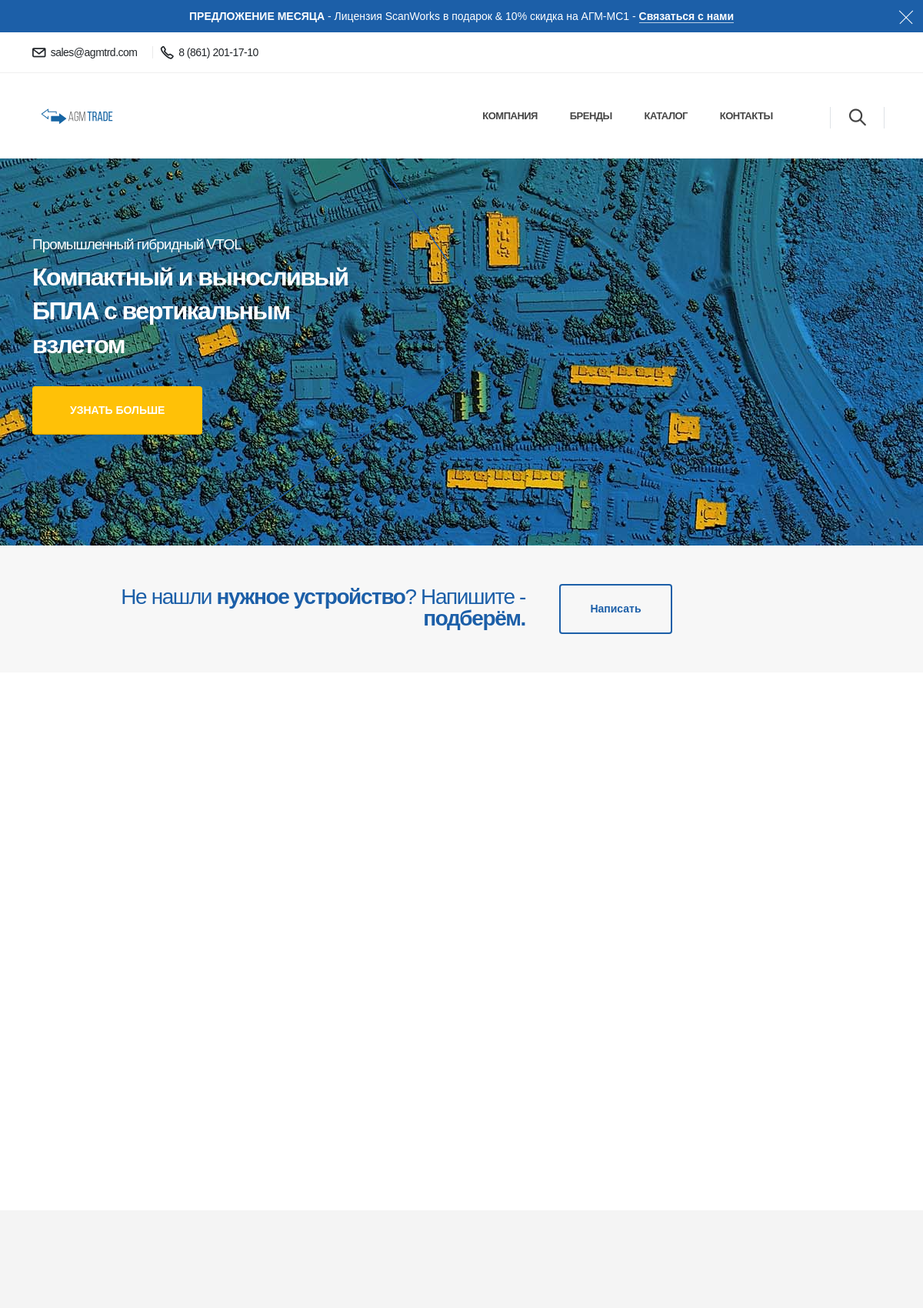
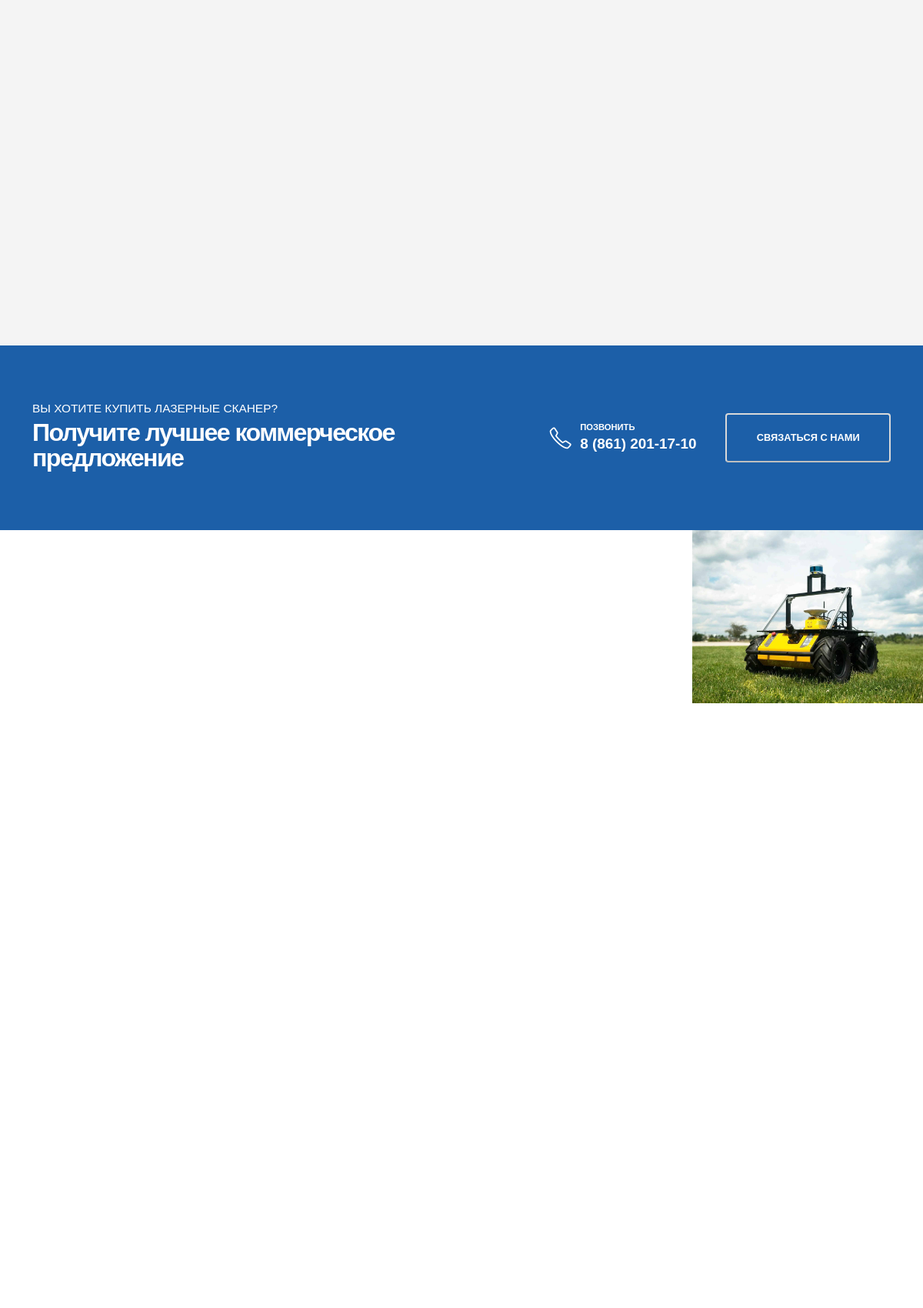
The page / (upper part) on the database its author committed (2 pictures, top to bottom).
### mainapp/models.py (models this page shows, shortened)
class MainSettings(models.Model):
    name = models.CharField(verbose_name='Настройки', max_length=45)
    advertising = models.TextField(verbose_name='Реклама в шапке')
    phone = models.CharField(unique = True, verbose_name='Телефон компании', max_length=25)
    phone_html = models.IntegerField(default=170)
    adress = models.CharField(max_length=86, verbose_name='Адрес')
    email_sales = models.EmailField(max_length=254, verbose_name='Email (продажи)')
    email_support = models.EmailField(max_length=254, verbose_name='Email (поддержка)')
    class Meta:
        verbose_name = 'Hастройки'
        verbose_name_plural = 'Hастройки'
        db_table = 'MAINSETTINGS'

### mainapp/views.py (the view)
# urls.py: path('',                views.index,        name='index'),
def index(request):
    context = context_gen()
    context['mainpage_products'] = app.Product.objects.filter(on_main_page=True).all()
    return render(request, 'mainapp/index.html', context=context)

### mainapp/views.py (called while the page is built)
def context_gen():
    context = {}
    context['brands']       = app.Brand.objects.all()
    context['products']     = app.Product.objects.all()
    context['categories']   = app.Category.objects.all()
    context['main']         = app.MainSettings.objects.get() # Только один объект в таблице, можно использовать get
    return context

### mainapp/templates/mainapp/index.html (shortened to what this page needs)
{% extends "mainapp/base.html" %}
{% load static %}
{% block advertising %}
<div class="notice-top-bar bg-primary" data-sticky-start-at="100">
	<button class="hamburguer-btn hamburguer-btn-light notice-top-bar-close m-0 active" data-set-active="false">
		<span class="close">
			<span></span>
			<span></span>
		</span>
	</button>
	<div class="container">
		<div class="row justify-content-center py-2">
			<div class="col-9 col-md-12 text-center">
				<p class="text-color-light mb-0">{{main.advertising|safe}}<a href="{% url 'contacts' %}" class="text-color-light text-decoration-none custom-text-underline-1">Связаться с нами</a></strong></p>
			</div>
		</div>
	</div>
</div>
{% endblock advertising%}
{% block content %}
<div role="main" class="main">
	<section class="section custom-section-background position-relative border-0 overflow-hidden m-0 p-0">
		<div class="position-absolute top-0 left-0 right-0 bottom-0 animated fadeIn" style="animation-delay: 100ms;">
			<div class="background-image-wrapper custom-background-style-1 position-absolute top-0 left-0 right-0 bottom-0 animated kenBurnsToRight">
				<img class="main-banner" src="{% static 'mainapp/images/background-1.jpg' %}" alt="">
			</div>
		</div>
		<div class="container position-relative py-sm-5 my-5">
			<div class="row mb-5">
				<div class="col-md-8 col-lg-6 col-xl-5">
					<div class="overflow-auto mb-1">
						<h2 class="font-weight-regular text-color-light text-4-5 line-height-2 line-height-sm-7 mb-0 appear-animation" data-appear-animation="maskRight" data-appear-animation-delay="100">Промышленный гибридный VTOL</h2>
					</div>
					<h1 class="text-color-light font-weight-bold text-8 pb-2 mb-4 appear-animation" data-appear-animation="maskRight" data-appear-animation-delay="50">Компактный и выносливый БПЛА с вертикальным взлетом</h1>
					<a href="{% url 'contacts' %}" class="btn btn-warning custom-btn-border-radius text-uppercase custom-btn-arrow-effect-1 font-weight-bold text-3 px-5 btn-py-3 appear-animation" data-appear-animation="fadeInUpShorter" data-appear-animation-delay="1300">
						Узнать больше
					</a>
				</div>
			</div>
		</div>
	</section>
	<section class="section border-0 m-0 appear-animation" data-appear-animation="fadeIn" data-appear-animation-delay="1200">
		<div class="container">
			<div class="row align-items-center justify-content-center">
				<div class="col-sm-9 col-md-12 col-lg-7 text-center text-lg-end mb-4 mb-lg-0">
					<h2 class="font-weight-regular text-color-primary text-7 line-height-1 mb-1 appear-animation" data-appear-animation="fadeInLeftShorterPlus" data-appear-animation-delay="1700">
						Не нашли <strong>нужное устройство</strong>?
						Напишите - <strong>подберём.</strong>
					</h2>
				</div>
				<div class="col-lg-5 text-center text-lg-start ps-lg-4">
					<a href="{% url 'contacts'%}" class="btn btn-primary btn-outline custom-btn-border-radius font-weight-bold text-3 btn-px-5 btn-py-3 ms-lg-2 appear-animation" data-appear-animation="fadeInLeftShorterPlus" data-appear-animation-delay="1500">Написать</a>
				</div>
			</div>
		</div>
	</section>
	<div class="container py-5 my-5">
		<div class="row justify-content-center">
			<div class="col-lg-9 col-xl-8 text-center">
				<div class="overflow-hidden">
				</div>
				<div class="d-inline-block custom-divider divider divider-primary divider-small my-3">
				</div>
			</div>
		</div>
		<div class="row">
			<div class="col text-center">
			</div>
		</div>
	</div>
	<section class="section custom-bg-color-grey-1 custom-background-size-1 position-relative overflow-hidden border-0 m-0" data-plugin-parallax data-plugin-options="{'speed': 1.5, 'parallaxHeight': '130%', 'fadeIn': true}" data-image-src="{% static 'mainapp/images/background-2.jpg' %}">
		<div class="container my-5">
			<div class="row">
				<div class="col-lg-6">
					<div class="overflow-hidden">
					</div>
					<div class="custom-divider divider divider-primary divider-small pt-1 mb-3 mt-2">
					</div>
					<div class="row">
					</div>
				</div>
			</div>
		</div>
	</section>
	<section class="section section-height-3 bg-primary border-0 m-0">
		<div class="container">
			<div class="row align-items-center">
				<div class="col-lg-6 col-xl-7 text-center text-lg-start mb-4 mb-lg-0">
					<h2 class="text-color-light font-weight-medium text-3-5 line-height-2 line-height-sm-1 ls-0 mb-2 mb-lg-2">ВЫ ХОТИТЕ КУПИТЬ ЛАЗЕРНЫЕ СКАНЕР?</h2>
					<h3 class="font-weight-bold text-color-light text-transform-none text-8 line-height-2 line-height-lg-1 mb-1">Получите лучшее коммерческое предложение</h3>
				</div>
				<div class="col-lg-6 col-xl-5">
					<div class="d-flex flex-column flex-lg-row align-items-center justify-content-between">
						<div class="feature-box align-items-center mb-3 mb-lg-0">
							<div class="feature-box-icon bg-transparent">
								<i class="icons icon-phone text-6 text-color-light"></i>
							</div>
							<div class="feature-box-info line-height-2 ps-1">
								<span class="d-block text-1 font-weight-semibold text-color-light mb-1">ПОЗВОНИТЬ</span>
								<strong class="text-4-5"><a href="tel:+{{main.phone_html}}" class="text-color-light text-decoration-none">{{main.phone}}</a></strong>
							</div>
						</div>
						<a href="{% url 'contacts' %}" class="btn btn-light btn-outline custom-btn-border-radius font-weight-bold text-color-light text-color-hover-dark bg-color-hover-light btn-px-5 btn-py-3">СВЯЗАТЬСЯ С НАМИ</a>
					</div>
				</div>
			</div>
		</div>
	</section>
	<div class="lightbox" data-plugin-options="{'delegate': 'a', 'type': 'image', 'gallery': {'enabled': true}, 'mainClass': 'mfp-with-zoom', 'zoom': {'enabled': true, 'duration': 300}}">
		<div class="container-fluid">
			<div class="row">
				<div class="col-6 col-md-3 px-0">
				</div>
				<div class="col-6 col-md-3 px-0">
				</div>
				<div class="col-6 col-md-3 px-0">
				</div>
				<div class="col-6 col-md-3 px-0">
					<a class="d-inline-block custom-img-thumbnail-style-1 img-thumbnail img-thumbnail-no-borders img-thumbnail-hover-icon rounded-0" href="{% static 'mainapp/images/generic-square-4.jpg' %}">
						<img class="img-fluid rounded-0" src="{% static 'mainapp/images/generic-square-4.jpg' %}" alt="" />
					</a>
				</div>
			</div>
		</div>
	</div>
	<div class="container my-5 pt-md-4 pt-xl-0">
		<div class="row align-items-center justify-content-center pb-4 mb-5">
			<div class="col-lg-6 pb-sm-4 pb-lg-0 mb-5 mb-lg-0">
				<div class="overflow-hidden">
				</div>
				<div class="custom-divider divider divider-primary divider-small my-3">
				</div>
				<div class="d-flex align-items-start align-items-sm-center flex-column flex-sm-row">
				</div>
			</div>
		</div>
		<div class="row pb-2">
			<div class="col-lg-4 col-sm-4 text-center px-lg-5 mb-5 mb-lg-0">
				<a href="{% url 'contacts' %}" class="text-decoration-none">
				</a>
			</div>
			<div class="col-lg-4 col-sm-4 text-center px-lg-5 mb-5 mb-lg-0">
				<a href="{% url 'contacts' %}" class="text-decoration-none">
				</a>
			</div>
			<div class="col-lg-4 col-sm-4 text-center px-lg-5">
				<a href="{% url 'contacts' %}" class="text-decoration-none">
				</a>
			</div>
		</div>
	</div>
</div>
{% endblock content%}

### mainapp/templates/mainapp/base.html (shortened to what this page needs)
{% load static %}
<!DOCTYPE html>
<html>
	<head>
		<link href="{% static 'mainapp/fonts/commissioner.css' %}" rel="stylesheet" type="text/css">
		<link href="{% static 'mainapp/css/styles.css' %}" rel="stylesheet" type="text/css">
		<link href="{% static 'mainapp/css/bootstrap.min.css' %}" rel="stylesheet" type="text/css">
		<link id="skinCSS" href="{% static 'mainapp/css/skin-auto-services.css' %}" rel="stylesheet" type="text/css">
        <link href="{% static 'mainapp/css/theme.css' %}" rel="stylesheet" type="text/css">
		<link href="{% static 'mainapp/css/theme-elements.css' %}" rel="stylesheet" type="text/css">
		<link href="{% static 'mainapp/css/theme-blog.css' %}" rel="stylesheet" type="text/css">
		<link href="{% static 'mainapp/css/theme-shop.css' %}" rel="stylesheet" type="text/css">
		<link href="{% static 'mainapp/css/custom.css' %}" rel="stylesheet" type="text/css">
		<link href="{% static 'mainapp/css/vendor/fontawesome-free/css/all.min.css' %}" rel="stylesheet" type="text/css">
		<link href="{% static 'mainapp/css/vendor/animate/animate.compat.css' %}" rel="stylesheet" type="text/css">
		<link href="{% static 'mainapp/css/vendor/owl.carousel/assets/owl.carousel.min.css' %}" rel="stylesheet" type="text/css">
		<link href="{% static 'mainapp/css/vendor/owl.carousel/assets/owl.theme.default.min.css' %}" rel="stylesheet" type="text/css">
		<link href="{% static 'mainapp/css/vendor/magnific-popup/magnific-popup.min.css' %}" rel="stylesheet" type="text/css">
		<link href="{% static 'mainapp/css/vendor/bootstrap-star-rating/css/star-rating.min.css' %}" rel="stylesheet" type="text/css">
		<link href="{% static 'mainapp/css/vendor/bootstrap-star-rating/themes/krajee-fas/theme.min.css' %}" rel="stylesheet" type="text/css">
		<link href="{% static 'mainapp/css/vendor/simple-line-icons/css/simple-line-icons.min.css' %}" rel="stylesheet" type="text/css">
	</head>
	<body>
		<div class="body">
			{% block advertising %}
			{% endblock advertising%}
			<header id="header" data-plugin-options="{'stickyEnabled': true, 'stickyEnableOnBoxed': true, 'stickyEnableOnMobile': false, 'stickyStartAt': 54, 'stickySetTop': '-54px', 'stickyChangeLogo': false}">
                <div class="header-body header-body-bottom-border-fixed box-shadow-none border-top-0">
					<div class="header-top header-top-small-minheight header-top-simple-border-bottom">
						<div class="container py-2">
							<div class="header-row justify-content-between">
								<div class="header-column col-auto px-0">
									<div class="header-row">
										<div class="header-nav-top">
											<ul class="nav nav-pills position-relative">
												<li class="nav-item d-none d-sm-block">
													<span class="d-flex align-items-center font-weight-medium ws-nowrap text-3 ps-0">
														<a href="mailto:{{main.email_sales}}" class="text-decoration-none text-color-dark text-color-hover-primary">
														<i class="icons icon-envelope font-weight-bold position-relative text-4 top-3 me-1"></i> {{main.email_sales}} </a>
													</span>
												</li>
												<li class="nav-item nav-item-left-border nav-item-left-border-remove nav-item-left-border-sm-show">
													<span class="d-flex align-items-center font-weight-medium ws-nowrap text-3 ps-0">
														<a href="tel:+{{main.phone_html}}" class="text-decoration-none text-color-dark text-color-hover-primary">
														<i class="icons icon-phone font-weight-bold position-relative text-4 top-3 me-1"></i> {{main.phone}} </a>
													</span>
												</li>
											</ul>
										</div>
									</div>
								</div>
							</div>
						</div>
					</div>
					<div class="header-container container">
						<div class="header-row">
							<div class="header-column w-100">
								<div class="header-row justify-content-between">
									<div class="header-logo z-index-2 col-lg-2 px-0">
										<a href="{% url 'index' %}">
											<img alt="Trade" width="123" height="48" data-sticky-width="82" data-sticky-height="40" data-sticky-top="84" src="{% static 'mainapp/images/logo-trade.svg' %}">
										</a>
									</div>
									<div class="header-nav header-nav-links justify-content-end pe-lg-4 me-lg-3">
										<div class="header-nav-main header-nav-main-arrows header-nav-main-dropdown-no-borders header-nav-main-effect-3 header-nav-main-sub-effect-1">
											<nav class="collapse">
												<ul class="nav nav-pills" id="mainNav">
														<li class="dropdown">
															<a class="dropdown-item dropdown-toggle" href="{% url 'aboutus' %}">
																Компания
															</a>
														</li>
													<li class="dropdown">
														<a class="dropdown-item dropdown-toggle" href="{% url 'brands' %}">
															Бренды
														</a>
													</li>
													<li class="dropdown">
														<a class="dropdown-item dropdown-toggle" href="{% url 'catalog' %}?type=""">
															Каталог
														</a>
													</li>
													<li><a href="{% url 'contacts' %}" class="nav-link">Контакты</a></li>
												</ul>
											</nav>
										</div>
									</div>
									<div class="d-flex col-auto pe-0 ps-0 ps-xl-3">
										<div class="header-nav-features ps-0 ms-1">
											<div class="header-nav-feature header-nav-features-search d-inline-flex position-relative top-3 border border-top-0 border-bottom-0 custom-remove-mobile-border-left px-4 me-2">
												<a href="#" class="header-nav-features-toggle text-decoration-none" data-focus="headerSearch">
													<i class="icons icon-magnifier header-nav-top-icon text-5 font-weight-bold position-relative top-3"></i>
												</a>
											</div>
										</div>
									</div>
								</div>
							</div>
						</div>
					</div>
				</div>
			</header>
			{% block content %}
			{% endblock content%}
		</div>
	</body>
</html>

### mainapp/static/mainapp/css/styles.css (style rules this page uses)
@media (min-width: 1200px) { .container:not(.container-bs):not(.container-xl-custom):not(.container-xxl-custom) { max-width: 1200px; } }
.custom-text-underline-1 { border-bottom: 1px solid rgba(255, 255, 255, 0.7); }
.custom-btn-border-radius { border-radius: 12px; }
.custom-svg-1 { position: absolute; left: 0; top: -100px; width: 640px; }
.custom-bg-color-grey-1 { background-color: #f4f4f4 !important; }
.custom-section-background .container:before { content: ''; top: 50%; right: 85%; width: 100vw; height: calc( 100% + 150px); background: #FFF; z-index: 0; transform: translate3d(0, -50%, 0); }
.custom-svg-background-1 { position: absolute; width: 1000%; top: 0; left: 50%; height: 100%; transform: translate3d(-50%, 0, 0); }
#header .header-container { height: 110px; }
.custom-img-thumbnail-style-1.img-thumbnail.img-thumbnail-hover-icon:before { border-radius: 0 !important; }

### mainapp/static/mainapp/css/custom.css (style rules this page uses)
.main-banner { position: absolute !important; top: 0 !important; right: 0 !important; }

### rows shown on the page
MainSettings: advertising "ПРЕДЛОЖЕНИЕ МЕСЯЦА - Лицензия ScanWorks в подарок & 10% скидка на АГМ-МС1 -", email_sales "sales@agmtrd.com", phone "8 (861) 201-17-10"
